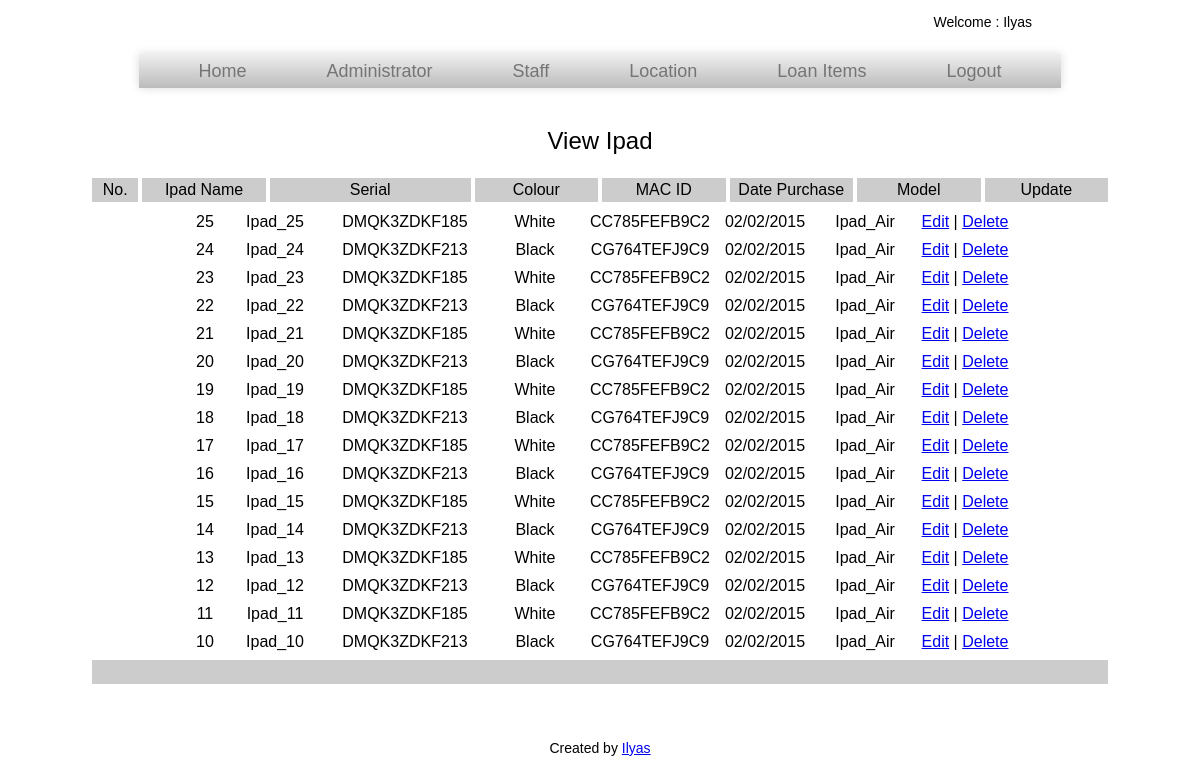
Page /admin/ipad_view.php (signed in) on the committed database.
### tables this page shows
CREATE TABLE `ipad_tbl` (
  `ipad_id` int(11) NOT NULL auto_increment,
  `ipad_serial` varchar(100) NOT NULL,
  `ipad_colour` varchar(100) NOT NULL,
  `ipad_mac_id` varchar(100) NOT NULL,
  `date_purchase` varchar(100) NOT NULL,
  `ipad_name` varchar(100) NOT NULL,
  `ipad_model` varchar(50) NOT NULL,
  PRIMARY KEY  (`ipad_id`)
);

### admin/ipad_view.php (the view, shortened to what this page needs)
<?php
$result = mysql_query("SELECT * FROM ipad_tbl WHERE ipad_id ORDER BY ipad_id DESC");
?>
<html>
<head>
     <link href="../css/style.css" rel="stylesheet" type="text/css">
</head>
<body>
<center>
     <?php include("header.php"); ?>
  <p><font size="+2">View Ipad</font></p>
    <br/>
	<table border=0 class="table" cellpadding="3" cellspacing="4" width="100%">
		<tr bgcolor='#CCCCCC'>
			<td align="center" width="30">No.</td>
            <td align="center" width="90">Ipad Name</td>
			<td align="center" width="150">Serial</td>
			<td align="center" width="90">Colour</td>
            <td align="center" width="90">MAC ID</td>
            <td align="center" width="90">Date Purchase</td>
            <td align="center" width="90">Model</td>
			<td align="center" width="90">Update</td>
		</tr>
        </table>
  <div style='height:450px; overflow-y:scroll;'>
  <table border=0 class="table" cellpadding="3" cellspacing="4">
		<?php
		while($res = mysql_fetch_array($result)) {
	echo "<tr>";
    echo "<td align='center' width='30'>".$res['ipad_id']."</td>";
	echo "<td align='center' width='90'>".$res['ipad_name']."</td>";
	echo "<td align='center' width='150'>".$res['ipad_serial']."</td>";
	echo "<td align='center' width='90'>".$res['ipad_colour']."</td>";
	echo "<td align='center' width='90'>".$res['ipad_mac_id']."</td>";
	echo "<td align='center' width='90'>".$res['date_purchase']."</td>";
	echo "<td align='center' width='90'>".$res['ipad_model']."</td>";
	echo "<td align='center' width='90'><a href=\"edit_ipad.php?ipad_id=$res[ipad_id]\">Edit</a> | <a href=\"delete_ipad.php?ipad_id=$res[ipad_id]\" onClick=\"return confirm('Are you sure you want to delete?')\">Delete</a</td>";
	echo "</tr>";
		}
		?>
        </table>
   </div>
    <table border=0 class="table" cellpadding="3" cellspacing="4" width="100%">
     <tr bgcolor='#CCCCCC'>
			<td align="center" colspan="8">&nbsp;</td>
		</tr>
	</table>
    <?php include("footer.php"); ?>
    </center>
</body>
</html>

### css/style.css (style rules this page uses)
body, div, h1, h2, h3, h4, h5, h6, p, ul, ol, li, dl, dt, dd, img, form, fieldset, input, textarea, table, blockquote { margin: 0; padding: 0; border: 0; }
body { margin: 0px auto; font-family: sans-serif; font-size: 18px; line-height: 22px; width:1024px; }

### rows in the picture
ipad_tbl: ipad_id "25", ipad_name "Ipad_25", ipad_serial "DMQK3ZDKF185", ipad_colour "White", ipad_mac "CC785FEFB9C2", date_purchase "02/02/2015", ipad_model "Ipad_Air"
ipad_tbl: ipad_id "24", ipad_name "Ipad_24", ipad_serial "DMQK3ZDKF213", ipad_colour "Black", ipad_mac "CG764TEFJ9C9", date_purchase "02/02/2015", ipad_model "Ipad_Air"
ipad_tbl: ipad_id "23", ipad_name "Ipad_23", ipad_serial "DMQK3ZDKF185", ipad_colour "White", ipad_mac "CC785FEFB9C2", date_purchase "02/02/2015", ipad_model "Ipad_Air"
ipad_tbl: ipad_id "22", ipad_name "Ipad_22", ipad_serial "DMQK3ZDKF213", ipad_colour "Black", ipad_mac "CG764TEFJ9C9", date_purchase "02/02/2015", ipad_model "Ipad_Air"
ipad_tbl: ipad_id "21", ipad_name "Ipad_21", ipad_serial "DMQK3ZDKF185", ipad_colour "White", ipad_mac "CC785FEFB9C2", date_purchase "02/02/2015", ipad_model "Ipad_Air"
ipad_tbl: ipad_id "20", ipad_name "Ipad_20", ipad_serial "DMQK3ZDKF213", ipad_colour "Black", ipad_mac "CG764TEFJ9C9", date_purchase "02/02/2015", ipad_model "Ipad_Air"
ipad_tbl: ipad_id "19", ipad_name "Ipad_19", ipad_serial "DMQK3ZDKF185", ipad_colour "White", ipad_mac "CC785FEFB9C2", date_purchase "02/02/2015", ipad_model "Ipad_Air"
ipad_tbl: ipad_id "18", ipad_name "Ipad_18", ipad_serial "DMQK3ZDKF213", ipad_colour "Black", ipad_mac "CG764TEFJ9C9", date_purchase "02/02/2015", ipad_model "Ipad_Air"
ipad_tbl: ipad_id "17", ipad_name "Ipad_17", ipad_serial "DMQK3ZDKF185", ipad_colour "White", ipad_mac "CC785FEFB9C2", date_purchase "02/02/2015", ipad_model "Ipad_Air"
ipad_tbl: ipad_id "16", ipad_name "Ipad_16", ipad_serial "DMQK3ZDKF213", ipad_colour "Black", ipad_mac "CG764TEFJ9C9", date_purchase "02/02/2015", ipad_model "Ipad_Air"
ipad_tbl: ipad_id "15", ipad_name "Ipad_15", ipad_serial "DMQK3ZDKF185", ipad_colour "White", ipad_mac "CC785FEFB9C2", date_purchase "02/02/2015", ipad_model "Ipad_Air"
ipad_tbl: ipad_id "14", ipad_name "Ipad_14", ipad_serial "DMQK3ZDKF213", ipad_colour "Black", ipad_mac "CG764TEFJ9C9", date_purchase "02/02/2015", ipad_model "Ipad_Air"
ipad_tbl: ipad_id "13", ipad_name "Ipad_13", ipad_serial "DMQK3ZDKF185", ipad_colour "White", ipad_mac "CC785FEFB9C2", date_purchase "02/02/2015", ipad_model "Ipad_Air"
ipad_tbl: ipad_id "12", ipad_name "Ipad_12", ipad_serial "DMQK3ZDKF213", ipad_colour "Black", ipad_mac "CG764TEFJ9C9", date_purchase "02/02/2015", ipad_model "Ipad_Air"
ipad_tbl: ipad_id "11", ipad_name "Ipad_11", ipad_serial "DMQK3ZDKF185", ipad_colour "White", ipad_mac "CC785FEFB9C2", date_purchase "02/02/2015", ipad_model "Ipad_Air"
ipad_tbl: ipad_id "10", ipad_name "Ipad_10", ipad_serial "DMQK3ZDKF213", ipad_colour "Black", ipad_mac "CG764TEFJ9C9", date_purchase "02/02/2015", ipad_model "Ipad_Air"

### other values in the picture
$_SESSION['name'] "Ilyas"
